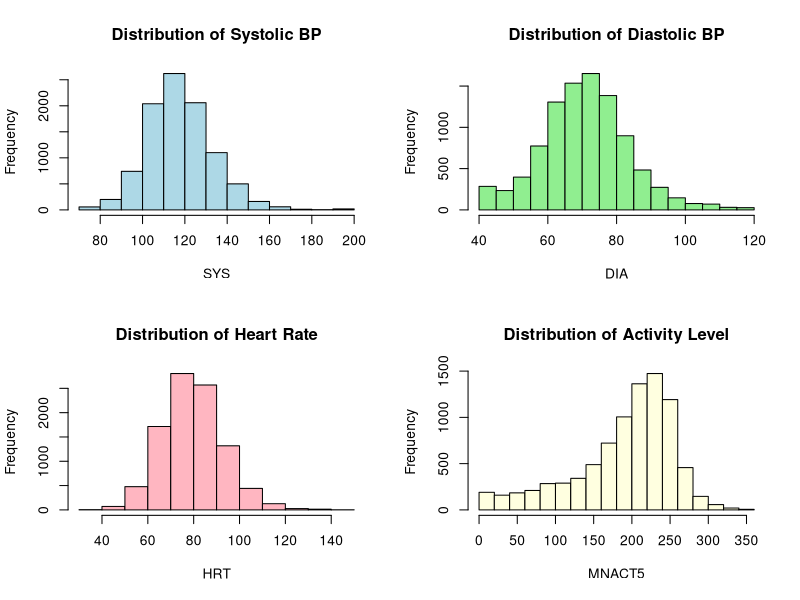
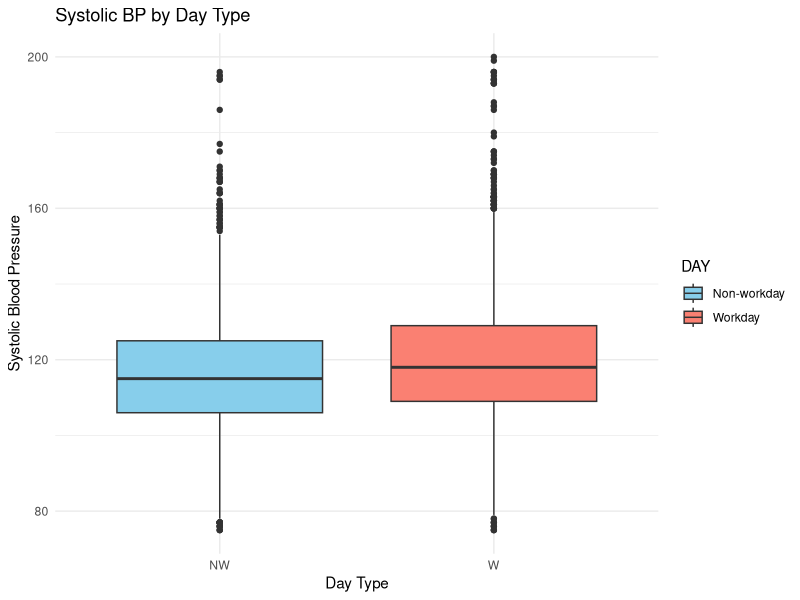
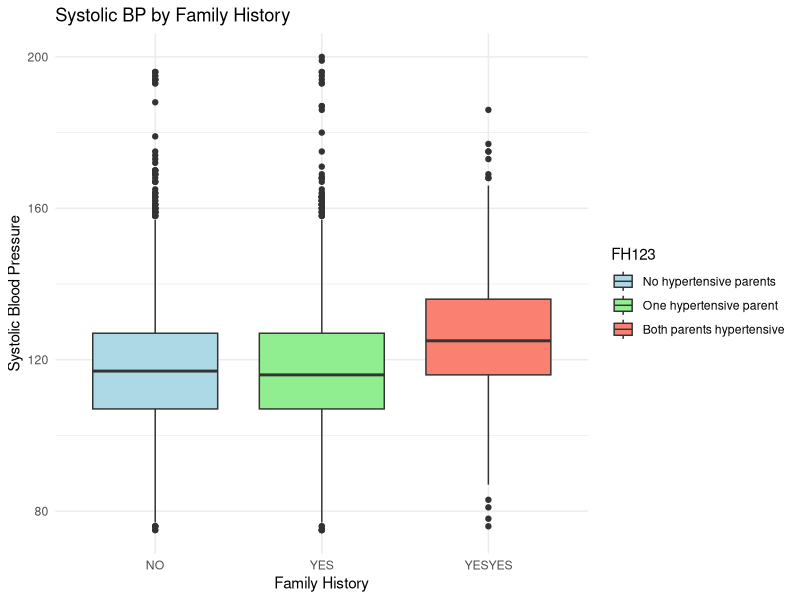
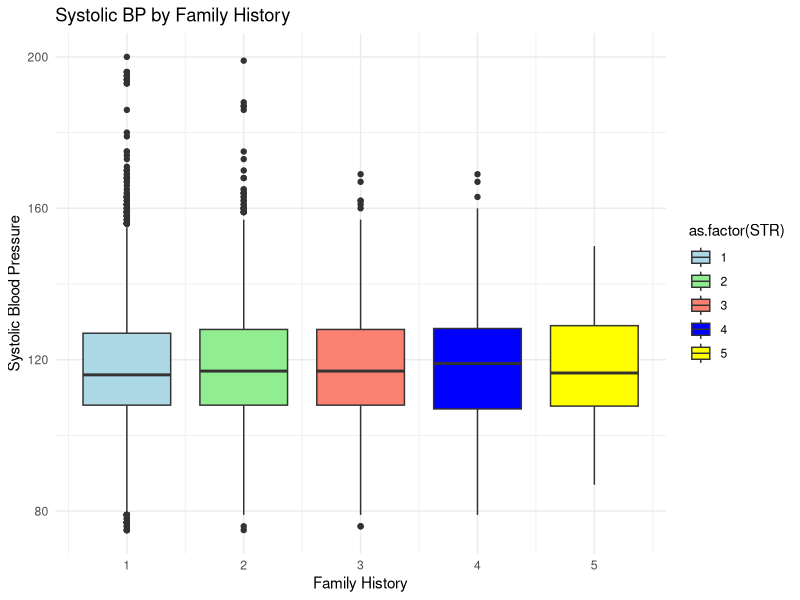
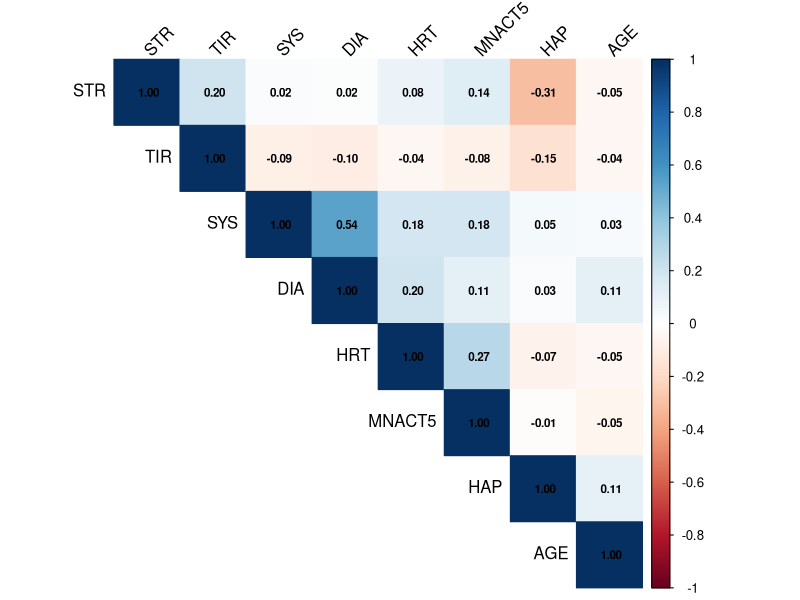
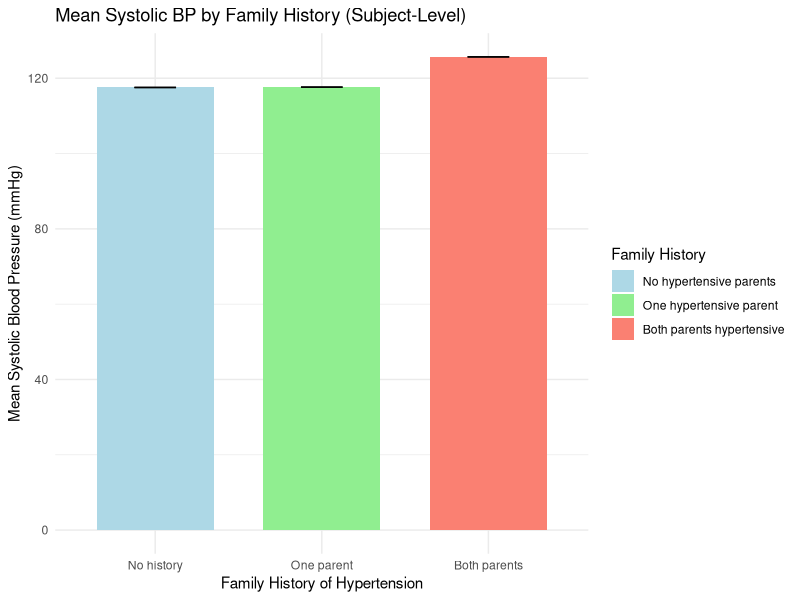
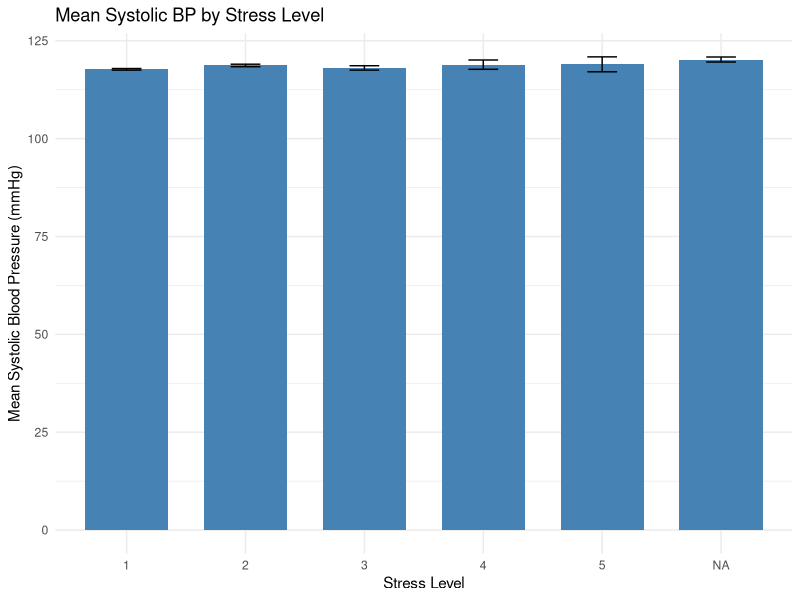
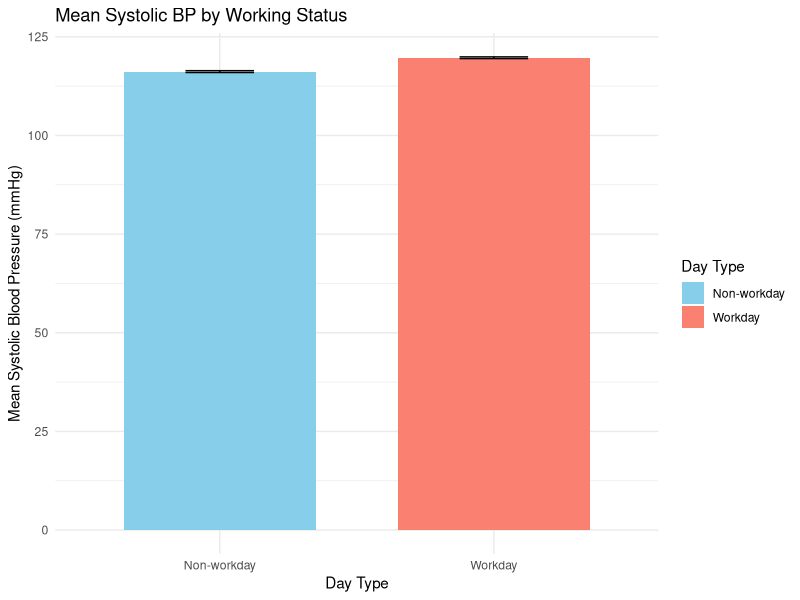

Generate these figures, in order, with R:
## ---- chunk 1
#| message: false
library(tidyverse)    
library(zoo)           
library(ggplot2)       
library(gridExtra)     
library(scales)       
library(lme4)         
library(geepack)      
library(viridis)      
## ---- chunk 2


data <- read.csv("nursebp.csv", header = TRUE)

data$SNUM <- as.factor(data$SNUM)
data$PHASE <- as.factor(data$PHASE)
data$DAY <- as.factor(data$DAY)
data$POSTURE <- as.factor(data$POSTURE)
data$FH123 <- as.factor(data$FH123)

data <- data %>%
  mutate(
    # in hours
    hour_of_day = floor(time / 60),
    #  20-minute 
    time_20 = floor(time / 20) * 20/60,
    time2 = time^2
  )
## ---- chunk 3
n_subjects <- length(unique(data$SNUM))
n_subjects #有几个护士参与
## ---- chunk 4
nrow(data)/n_subjects
#每个人平均有几个观测值（给自己测了几次）
## ---- chunk 5
missing_values <- sapply(data, function(x) sum(is.na(x)))

print(missing_values[missing_values > 0])
## ---- chunk 6
num_vars <- c("SYS", "DIA", "HRT", "MNACT5", "STR", "HAP", "TIR", "AGE")
summary_stats <- data %>%
  select(all_of(num_vars)) %>%
  summary()
print(summary_stats)
## ---- chunk 7
vars <- c("PHASE", "DAY", "POSTURE", "FH123")
for (var in vars) {
  cat(var)
  print(table(data[[var]]))
  cat("Percentages")
  print(round(prop.table(table(data[[var]])) * 100, 1))
}

## ---- chunk 8

par(mfrow = c(2, 2))
hist(data$SYS, main = "Distribution of Systolic BP", xlab = "SYS", col = "lightblue")
hist(data$DIA, main = "Distribution of Diastolic BP", xlab = "DIA", col = "lightgreen")
hist(data$HRT, main = "Distribution of Heart Rate", xlab = "HRT", col = "lightpink")
hist(data$MNACT5, main = "Distribution of Activity Level", xlab = "MNACT5", col = "lightyellow")
par(mfrow = c(1, 1))
## ---- chunk 9
bp_by_day <- ggplot(data, aes(x = DAY, y = SYS, fill = DAY)) +
  geom_boxplot() +
  labs(title = "Systolic BP by Day Type", 
       x = "Day Type", 
       y = "Systolic Blood Pressure") +
  scale_fill_manual(values = c("skyblue", "salmon"),
                    labels = c("Non-workday", "Workday")) +
  theme_minimal()

print(bp_by_day)
## ---- chunk 10

bp_by_fh <- ggplot(data, aes(x = FH123, y = SYS, fill = FH123)) +
  geom_boxplot() +
  labs(title = "Systolic BP by Family History", 
       x = "Family History", 
       y = "Systolic Blood Pressure") +
  scale_fill_manual(values = c("lightblue", "lightgreen", "salmon"),
                   labels = c("No hypertensive parents", 
                              "One hypertensive parent", 
                              "Both parents hypertensive")) +
  theme_minimal()



print(bp_by_fh)
## ---- chunk 11

bp_by_str <- ggplot(data, aes(x = STR, y = SYS, fill = as.factor(STR))) +
  geom_boxplot() +
  labs(title = "Systolic BP by Family History", 
       x = "Family History", 
       y = "Systolic Blood Pressure") +
  scale_fill_manual(values = c("lightblue", "lightgreen", "salmon","blue","yellow"),
                   labels = c("1","2","3","4","5")) +
  theme_minimal()



print(bp_by_str)
## ---- chunk 12


corr_vars <- c("SYS", "DIA", "HRT", "MNACT5", "STR", "HAP", "TIR", "AGE")
correlation_matrix <- cor(data[, corr_vars], use = "pairwise.complete.obs")
print(correlation_matrix[1,])

corrplot::corrplot(correlation_matrix, 
                   method = "color", 
                   type = "upper", 
                   order = "hclust",
                   tl.col = "black", 
                   tl.srt = 45,
                   addCoef.col = "black",
                   number.cex = 0.7)
## ---- chunk 13

fh_summary <- data %>%
  group_by(FH123) %>%
  summarise(
    mean_SYS = mean(SYS, na.rm = TRUE),
    sd_SYS = sd(SYS, na.rm = TRUE),
    n = n(),
    se_SYS = sd_SYS / sqrt(n)
  )

print(fh_summary)
## ---- chunk 14
subject_fh_data <- data %>%
  group_by(SNUM, FH123) %>%
  summarise(mean_SYS = mean(SYS, na.rm = TRUE)) %>%
  ungroup()

subject_fh_summary <- subject_fh_data %>%
  group_by(FH123) %>%
  summarise(
    mean_SYS = mean(mean_SYS, na.rm = TRUE),
    sd_SYS = sd(mean_SYS, na.rm = TRUE),#???? 为什么不行
    n = n(),
    se_SYS = sd_SYS / sqrt(n)
  )
print(subject_fh_summary)
## ---- chunk 15

fh_plot <- ggplot(subject_fh_summary, aes(x = FH123, y = mean_SYS, fill = FH123)) +
  geom_bar(stat = "identity", position = position_dodge(), width = 0.7) +
  geom_errorbar(aes(ymin = mean_SYS, ymax = mean_SYS),
                width = 0.25, position = position_dodge(0.7)) +
  labs(title = "Mean Systolic BP by Family History (Subject-Level)",
       x = "Family History of Hypertension",
       y = "Mean Systolic Blood Pressure (mmHg)") +
  scale_x_discrete(labels = c("No history", "One parent", "Both parents")) +
  scale_fill_manual(values = c("lightblue", "lightgreen", "salmon"),
                    name = "Family History",
                    labels = c("No hypertensive parents", 
                               "One hypertensive parent", 
                               "Both parents hypertensive")) +
  theme_minimal() +
  theme(axis.text.x = element_text(angle = 0))
print(fh_plot)
## ---- chunk 16

stress_summary <- data %>%
  group_by(STR) %>%
  summarise(
    mean_SYS = mean(SYS, na.rm = TRUE),
    sd_SYS = sd(SYS, na.rm = TRUE),
    n = n(),
    se_SYS = sd_SYS / sqrt(n)
  )

print(stress_summary)
## ---- chunk 17

stress_plot <- ggplot(stress_summary, aes(x = factor(STR), y = mean_SYS)) +
  geom_bar(stat = "identity", fill = "steelblue", width = 0.7) +
  geom_errorbar(aes(ymin = mean_SYS - se_SYS, ymax = mean_SYS + se_SYS),
                width = 0.25) +
  labs(title = "Mean Systolic BP by Stress Level",
       x = "Stress Level",
       y = "Mean Systolic Blood Pressure (mmHg)") +
  theme_minimal()
print(stress_plot)
## ---- chunk 18

workday_summary <- data %>%
  group_by(DAY) %>%
  summarise(
    mean_SYS = mean(SYS, na.rm = TRUE),
    sd_SYS = sd(SYS, na.rm = TRUE),
    n = n(),
    se_SYS = sd_SYS / sqrt(n)
  )
print("Systolic BP by Working Status:")
print(workday_summary)
## ---- chunk 19
workday_plot <- ggplot(workday_summary, aes(x = DAY, y = mean_SYS, fill = DAY)) +
  geom_bar(stat = "identity", position = position_dodge(), width = 0.7) +
  geom_errorbar(aes(ymin = mean_SYS - se_SYS, ymax = mean_SYS + se_SYS),
                width = 0.25, position = position_dodge(0.7)) +
  labs(title = "Mean Systolic BP by Working Status",
       x = "Day Type",
       y = "Mean Systolic Blood Pressure (mmHg)") +
  scale_x_discrete(labels = c("Non-workday", "Workday")) +
  scale_fill_manual(values = c("skyblue", "salmon"),
                    name = "Day Type",
                    labels = c("Non-workday", "Workday")) +
  theme_minimal()
print(workday_plot)
## ---- chunk 20
hourly_summary <- data %>%
  group_by(hour_of_day) %>%
  summarise(
    mean_SYS = mean(SYS, na.rm = TRUE),
    sd_SYS = sd(SYS, na.rm = TRUE),
    n = n(),
    se_SYS = sd_SYS / sqrt(n)
  ) %>%
  filter(n >= 5) 
print(hourly_summary)
## ---- chunk 21


time_plot <- ggplot(hourly_summary, aes(x = hour_of_day, y = mean_SYS)) +
  geom_line(size = 1, color = "steelblue") +
  geom_point(size = 3, color = "steelblue") +
  geom_ribbon(aes(ymin = mean_SYS - se_SYS, ymax = mean_SYS + se_SYS),
              alpha = 0.2, fill = "steelblue") +
  labs(title = "Diurnal Pattern of Systolic BP",
       x = "Hour of Day",
       y = "Mean Systolic Blood Pressure (mmHg)") +
  scale_x_continuous(breaks = seq(5, 23, 2)) +
  theme_minimal()
print(time_plot)


## ---- chunk 22

time20_summary <- data %>%
  group_by(time_20) %>%
  summarise(
    mean_SYS = mean(SYS, na.rm = TRUE),
    sd_SYS = sd(SYS, na.rm = TRUE),
    n = n(),
    se_SYS = sd_SYS / sqrt(n)
  )


time20_plot <- ggplot(time20_summary, aes(x = time_20, y = mean_SYS)) +
  geom_line(size = 1, color = "darkblue") +
  geom_ribbon(aes(ymin = mean_SYS - se_SYS, ymax = mean_SYS + se_SYS),
              alpha = 0.2, fill = "steelblue") +
  labs(title = "Systolic BP Throughout the Day (20-minute intervals)",
       x = "Time (hours from midnight)",
       y = "Mean Systolic Blood Pressure (mmHg)") +
  theme_minimal()
print(time20_plot)


## ---- chunk 23

time_workday <- data %>%
  group_by(hour_of_day, DAY) %>%
  summarise(
    mean_SYS = mean(SYS, na.rm = TRUE),
    sd_SYS = sd(SYS, na.rm = TRUE),
    n = n(),
    se_SYS = sd_SYS / sqrt(n)
  ) %>%
  filter(n >= 5) 


time_day_plot <- ggplot(time_workday, aes(x = hour_of_day, y = mean_SYS, color = DAY, group = DAY)) +
  geom_line(size = 1) +
  geom_point(size = 2) +
  geom_ribbon(aes(ymin = mean_SYS - se_SYS, ymax = mean_SYS + se_SYS, fill = DAY),
              alpha = 0.2, color = NA) +
  labs(title = "Systolic BP by Time of Day and Working Status",
       x = "Hour of Day",
       y = "Mean Systolic Blood Pressure (mmHg)") +
  scale_x_continuous(breaks = seq(5, 23, 2)) +
  scale_color_manual(values = c("skyblue", "salmon"),
                    name = "Day Type",
                    labels = c("Non-workday", "Workday")) +
  scale_fill_manual(values = c("skyblue", "salmon"),
                    name = "Day Type",
                    labels = c("Non-workday", "Workday")) +
  theme_minimal()
print(time_day_plot)
## ---- chunk 24
time_fh_summary <- data %>%
  group_by(hour_of_day, FH123) %>%  
  summarise(
    mean_SYS = mean(SYS, na.rm = TRUE),
    sd_SYS = sd(SYS, na.rm = TRUE),
    n = n(),
    se_SYS = sd_SYS / sqrt(n),
    .groups = "drop"  
  ) %>%
  filter(n >= 5) 

time_fh_plot <- ggplot(time_fh_summary, aes(x = hour_of_day, y = mean_SYS, color = FH123, group = FH123)) +
  geom_line(size = 1) +
  geom_point(size = 2) +
  geom_ribbon(aes(ymin = mean_SYS - se_SYS, ymax = mean_SYS + se_SYS, fill = FH123),
              alpha = 0.2, color = NA) +
  labs(title = "Systolic BP by Time of Day and Family History",
       x = "Hour of Day",
       y = "Mean Systolic Blood Pressure (mmHg)") +
  scale_x_continuous(breaks = seq(5, 23, 2)) +
  scale_color_manual(values = c("royalblue", "forestgreen", "firebrick"),
                    name = "Family History",
                    labels = c("No hypertensive parents", 
                               "One hypertensive parent", 
                               "Both parents hypertensive")) +
  scale_fill_manual(values = c("royalblue", "forestgreen", "firebrick"),
                    name = "Family History",
                    labels = c("No hypertensive parents", 
                               "One hypertensive parent", 
                               "Both parents hypertensive")) +
  theme_minimal()

print(time_fh_plot)
## ---- chunk 25

subject_means <- data %>%
  group_by(SNUM) %>%
  summarise(mean_SYS = mean(SYS, na.rm = TRUE))

overall_mean <- mean(subject_means$mean_SYS)
between_subject_sd <- sd(subject_means$mean_SYS)

cat("Between-subject variation:\n")
cat("Overall mean SYS:", overall_mean, "\n")
cat("SD of subject means:", between_subject_sd, "\n")

subject_hist <- ggplot(subject_means, aes(x = mean_SYS)) +
  geom_histogram(binwidth = 2, fill = "steelblue", color = "white") +
  geom_vline(xintercept = overall_mean, color = "red", linetype = "dashed", size = 1) +
  labs(title = "Distribution of Subject Mean Systolic BP",
       x = "Mean Systolic BP (mmHg)",
       y = "Number of Subjects") +
  annotate("text", x = overall_mean + 5, y = 20, 
           label = paste("Overall Mean =", round(overall_mean, 1), "mmHg"),
           color = "red") +
  theme_minimal()
print(subject_hist)
## ---- chunk 26


me_model <- lmer(SYS ~ time + DAY + HRT + MNACT5 + POSTURE + FH123 + TIR + (1 | SNUM), 
                data = data)
print(summary(me_model))

me_model2 <- lmer(SYS ~ time + time2 + DAY + HRT + MNACT5 + POSTURE + FH123 + TIR + (1 | SNUM), 
                 data = data)
print(summary(me_model2))
